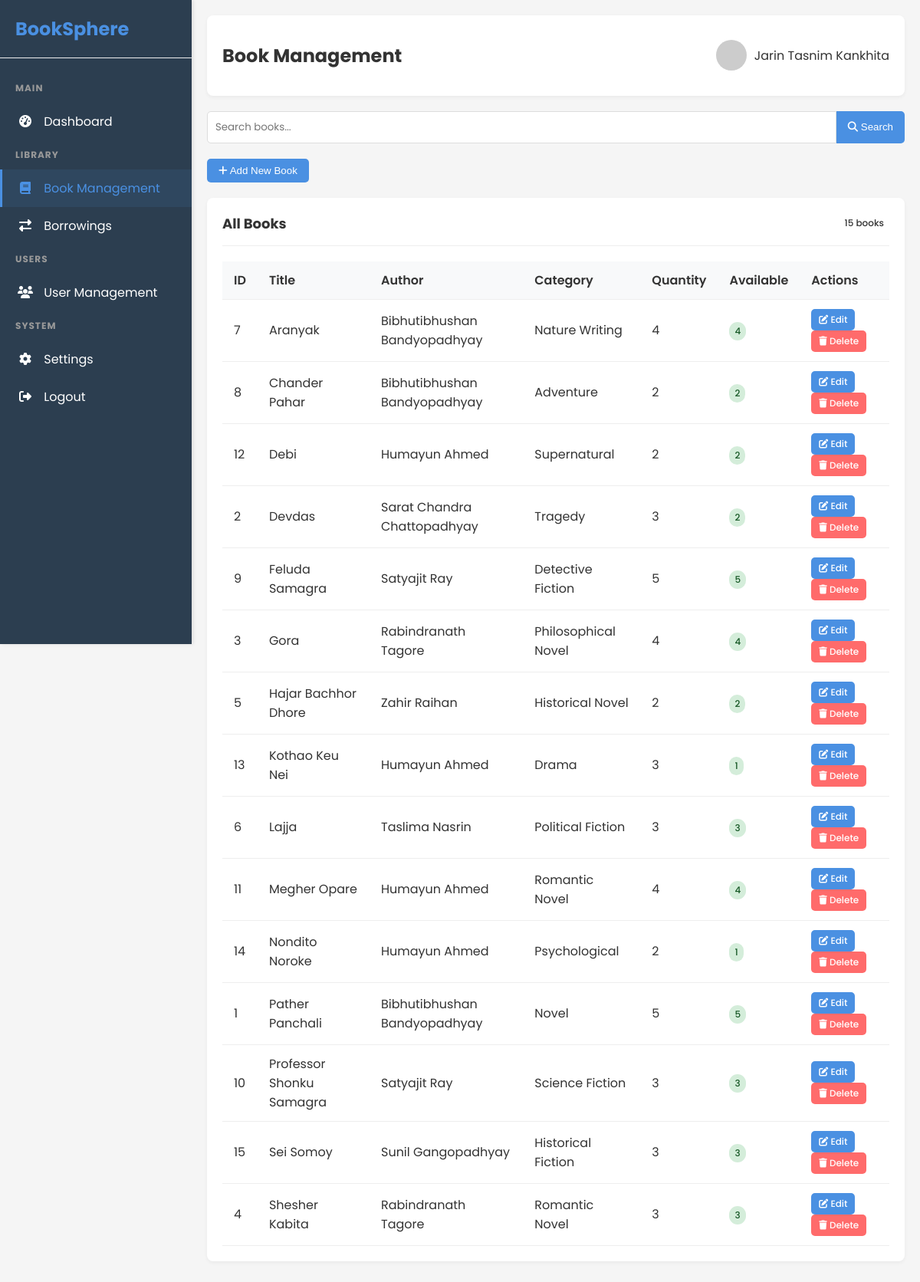
Screenshot of /manage_books.php (signed in) with the database file from the repository.
### tables this page shows
CREATE TABLE `books` (
  `book_id` int(11) NOT NULL,
  `title` varchar(255) NOT NULL,
  `author` varchar(100) NOT NULL,
  `isbn` varchar(20) DEFAULT NULL,
  `publisher` varchar(100) DEFAULT NULL,
  `publication_year` int(11) DEFAULT NULL,
  `category` varchar(50) DEFAULT NULL,
  `quantity` int(11) NOT NULL DEFAULT 1,
  `available_quantity` int(11) NOT NULL DEFAULT 1,
  `description` text DEFAULT NULL,
  `cover_image` varchar(255) DEFAULT NULL,
  `created_at` timestamp NOT NULL DEFAULT current_timestamp(),
  `updated_at` timestamp NOT NULL DEFAULT current_timestamp() ON UPDATE current_timestamp()
);

### manage_books.php (the view, shortened to what this page needs)
<?php
require_once 'db_connection.php';
try {
    $query = "SELECT * FROM books";
    $query .= " ORDER BY title";
    $stmt = $conn->prepare($query);
    $stmt->execute();
    $books = $stmt->fetchAll(PDO::FETCH_ASSOC);
} catch(PDOException $e) {
    $error = "Database error: " . $e->getMessage();
}
?>
<!DOCTYPE html>
<html lang="en">
<head>
    <link rel="stylesheet" href="https://cdnjs.cloudflare.com/ajax/libs/font-awesome/6.4.0/css/all.min.css">
</head>
<body>
    <div class="sidebar" id="sidebar">
        <div class="sidebar-header">
            <h2>BookSphere</h2>
        </div>
        <ul class="sidebar-menu">
            <h3>MAIN</h3>
            <li><a href="admin_dashboard.php"><i class="fas fa-tachometer-alt"></i> Dashboard</a></li>
            <h3>LIBRARY</h3>
            <li><a href="manage_books.php" class="active"><i class="fas fa-book"></i> Book Management</a></li>
            <li><a href="manage_borrowings.php"><i class="fas fa-exchange-alt"></i> Borrowings</a></li>
            <h3>USERS</h3>
            <li><a href="manage_users.php"><i class="fas fa-users"></i> User Management</a></li>
            <h3>SYSTEM</h3>
            <li><a href="settings.php"><i class="fas fa-cog"></i> Settings</a></li>
            <li><a href="logout.php"><i class="fas fa-sign-out-alt"></i> Logout</a></li>
        </ul>
    </div>
    <div class="main-content">
        <div class="header">
            <h2>Book Management</h2>
            <div class="user-info">
                <img src="https://ui-avatars.com/api/?name=<?php echo urlencode($_SESSION['full_name']); ?>&background=4a90e2&color=fff" alt="User">
                <span><?php echo htmlspecialchars($_SESSION['full_name']); ?></span>
            </div>
        </div>
        <form method="GET" action="manage_books.php">
            <div class="search-container">
                <input type="text" class="search-input" name="search" placeholder="Search books..."
                       value="<?php echo isset($_GET['search']) ? htmlspecialchars($_GET['search']) : ''; ?>">
                <button type="submit" class="search-btn">
                    <i class="fas fa-search"></i> Search
                </button>
            </div>
        </form>
        <button id="toggleFormBtn" class="btn btn-primary toggle-form-btn">
            <i class="fas fa-plus"></i> Add New Book
        </button>
        <div class="card">
            <div class="card-header">
                <h3 class="card-title">All Books</h3>
                <span class="badge badge-primary"><?php echo count($books); ?> books</span>
            </div>
            <div class="table-responsive">
                <table class="table">
                    <thead>
                        <tr>
                            <th>ID</th>
                            <th>Title</th>
                            <th>Author</th>
                            <th>Category</th>
                            <th>Quantity</th>
                            <th>Available</th>
                            <th>Actions</th>
                        </tr>
                    </thead>
                    <tbody>
                        <?php if (empty($books)): ?>
                            <tr>
                                <td colspan="7" class="text-center">No books found</td>
                            </tr>
                        <?php else: ?>
                            <?php foreach ($books as $book): ?>
                                <tr>
                                    <td><?php echo $book['book_id']; ?></td>
                                    <td><?php echo htmlspecialchars($book['title']); ?></td>
                                    <td><?php echo htmlspecialchars($book['author']); ?></td>
                                    <td><?php echo $book['category'] ? htmlspecialchars($book['category']) : '-'; ?></td>
                                    <td><?php echo $book['quantity']; ?></td>
                                    <td>
                                        <?php if ($book['available_quantity'] > 0): ?>
                                            <span class="badge badge-success"><?php echo $book['available_quantity']; ?></span>
                                        <?php else: ?>
                                            <span class="badge badge-danger">0</span>
                                        <?php endif; ?>
                                    </td>
                                    <td class="action-buttons">
                                        <a href="manage_books.php?edit=<?php echo $book['book_id']; ?>" class="btn btn-primary btn-sm">
                                            <i class="fas fa-edit"></i> Edit
                                        </a>
                                        <a href="manage_books.php?delete=<?php echo $book['book_id']; ?>" class="btn btn-danger btn-sm"
                                           onclick="return confirm('Are you sure you want to delete this book?')">
                                            <i class="fas fa-trash"></i> Delete
                                        </a>
                                    </td>
                                </tr>
                            <?php endforeach; ?>
                        <?php endif; ?>
                    </tbody>
                </table>
            </div>
        </div>
    </div>
</body>
</html>

### manage_books.php (style rules this page uses)
:root { --primary-color: #4a90e2; --secondary-color: #50e3c2; --danger-color: #ff6b6b; --success-color: #51cf66; --dark-color: #343a40; --light-color: #f8f9fa; --sidebar-width: 250px; }
body { font-family: 'Poppins', sans-serif; margin: 0; padding: 0; background-color: #f5f5f5; color: #333; }
.sidebar { width: var(--sidebar-width); background: #2c3e50; color: #fff; height: 100vh; position: fixed; padding: 20px 0; box-shadow: 2px 0 5px rgba(0,0,0,0.1); }
.sidebar-header { padding: 0 20px 20px; border-bottom: 1px solid #eee; margin-bottom: 20px; }
.sidebar-header h2 { color: var(--primary-color); margin: 0; }
.sidebar-menu { list-style: none; padding: 0; }
.sidebar-menu h3 { padding: 10px 20px; margin: 0; font-size: 12px; text-transform: uppercase; color: #999; letter-spacing: 1px; }
.sidebar-menu li a { color: #fff; text-decoration: none; display: block; padding: 12px 20px; transition: all 0.3s; border-left: 3px solid transparent; }
.sidebar-menu li a:hover, .sidebar-menu li a.active { background: rgba(74, 144, 226, 0.1); border-left: 3px solid var(--primary-color); color: var(--primary-color); }
.sidebar-menu i { margin-right: 10px; width: 20px; text-align: center; }
.main-content { margin-left: var(--sidebar-width); padding: 20px; }
.header { display: flex; justify-content: space-between; align-items: center; background: white; padding: 15px 20px; border-radius: 8px; box-shadow: 0 2px 5px rgba(0,0,0,0.05); margin-bottom: 20px; }
.user-info { display: flex; align-items: center; }
.user-info img { width: 40px; height: 40px; border-radius: 50%; margin-right: 10px; }
.card { background: white; border-radius: 8px; padding: 20px; box-shadow: 0 2px 5px rgba(0,0,0,0.05); margin-bottom: 20px; }
.card-header { display: flex; justify-content: space-between; align-items: center; margin-bottom: 20px; padding-bottom: 15px; border-bottom: 1px solid #eee; }
.card-title { margin: 0; font-size: 18px; }
.btn { display: inline-block; padding: 8px 15px; border-radius: 5px; text-decoration: none; font-weight: 500; transition: all 0.3s; border: none; cursor: pointer; }
.btn-primary { background-color: var(--primary-color); color: white; }
.btn-danger { background-color: var(--danger-color); color: white; }
.btn-sm { padding: 5px 10px; font-size: 12px; }
.table { width: 100%; border-collapse: collapse; }
.table th, .table td { padding: 12px 15px; text-align: left; border-bottom: 1px solid #eee; }
.table th { background-color: #f8f9fa; font-weight: 600; }
.badge { display: inline-block; padding: 3px 7px; border-radius: 20px; font-size: 12px; font-weight: 500; }
.badge-success { background-color: #d4edda; color: #155724; }
.action-buttons a { margin-right: 5px; }
.toggle-form-btn { margin-bottom: 20px; }
.search-container { display: flex; margin-bottom: 20px; }
.search-input { flex: 1; padding: 10px; border: 1px solid #ddd; border-radius: 5px 0 0 5px; font-family: 'Poppins', sans-serif; }
.search-btn { padding: 10px 15px; background-color: var(--primary-color); color: white; border: none; border-radius: 0 5px 5px 0; cursor: pointer; }

### rows the page displays
books: book_id "7", title "Aranyak", author "Bibhutibhushan Bandyopadhyay", category "Nature Writing", quantity "4", available_quantity "4"
books: book_id "8", title "Chander Pahar", author "Bibhutibhushan Bandyopadhyay", category "Adventure", quantity "2", available_quantity "2"
books: book_id "12", title "Debi", author "Humayun Ahmed", category "Supernatural", quantity "2", available_quantity "2"
books: book_id "2", title "Devdas", author "Sarat Chandra Chattopadhyay", category "Tragedy", quantity "3", available_quantity "2"
books: book_id "9", title "Feluda Samagra", author "Satyajit Ray", category "Detective Fiction", quantity "5", available_quantity "5"
books: book_id "3", title "Gora", author "Rabindranath Tagore", category "Philosophical Novel", quantity "4", available_quantity "4"
books: book_id "5", title "Hajar Bachhor Dhore", author "Zahir Raihan", category "Historical Novel", quantity "2", available_quantity "2"
books: book_id "13", title "Kothao Keu Nei", author "Humayun Ahmed", category "Drama", quantity "3", available_quantity "1"
books: book_id "6", title "Lajja", author "Taslima Nasrin", category "Political Fiction", quantity "3", available_quantity "3"
books: book_id "11", title "Megher Opare", author "Humayun Ahmed", category "Romantic Novel", quantity "4", available_quantity "4"
books: book_id "14", title "Nondito Noroke", author "Humayun Ahmed", category "Psychological", quantity "2", available_quantity "1"
books: book_id "1", title "Pather Panchali", author "Bibhutibhushan Bandyopadhyay", category "Novel", quantity "5", available_quantity "5"
books: book_id "10", title "Professor Shonku Samagra", author "Satyajit Ray", category "Science Fiction", quantity "3", available_quantity "3"
books: book_id "15", title "Sei Somoy", author "Sunil Gangopadhyay", category "Historical Fiction", quantity "3", available_quantity "3"
books: book_id "4", title "Shesher Kabita", author "Rabindranath Tagore", category "Romantic Novel", quantity "3", available_quantity "3"

### other values shown
$_SESSION['full_name'] "Jarin Tasnim Kankhita"
count($books) "15"
